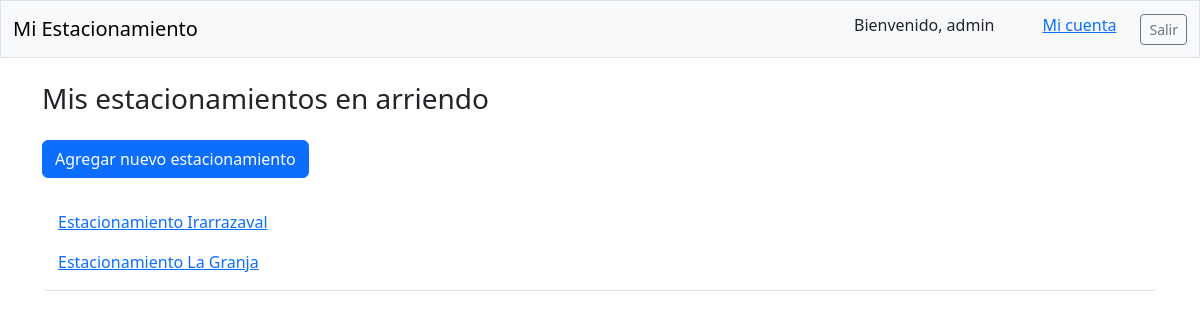
The page /estacionamientos/ (signed in) on the database as committed earlier.
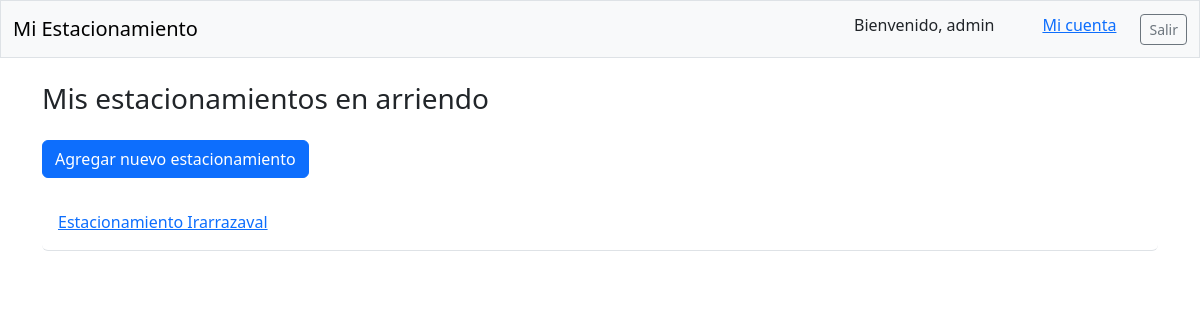
The same page on the database as committed later.
### mi_est_app/models.py (models this page shows, shortened)
class EnArriendo(models.Model):
    titulo = models.CharField(max_length=128)
    precio = models.CharField(max_length=100)
    fecha = models.DateTimeField(auto_now_add=True)
    tipo = models.CharField(max_length=128)
    desc = models.TextField()
    ancho = models.CharField(max_length=100)
    largo = models.CharField(max_length=100)
    owner = models.ForeignKey(User, on_delete=models.CASCADE)

### mi_est_app/views.py (the view)
# urls.py: path('estacionamientos/', views.estacionamientos, name='estacionamientos'),
@login_required
def estacionamientos(request):
    esta = EnArriendo.objects.filter(owner=request.user)
    context = {'esta': esta}
    return render(request, 'mi_est_app/estacionamientos.html', context)

### mi_est_app/templates/mi_est_app/estacionamientos.html
{% extends "mi_est_app/base.html" %}
{% load django_bootstrap5 %}
{% block page_header %}
    <h3>Mis estacionamientos en arriendo</h3>
{% endblock page_header %}
{% block content %}
    <form action="{% url 'mi_est_app:nuevo_estacionamiento' %}">
        {% bootstrap_button button_type="submit" content="Agregar nuevo estacionamiento" %}
    </form>
    <br>
    <ul class="list-group border-bottom pb-2 mb-4">
        {% for est in esta %}
            <li class="list-group-item border-0"><a href="{% url 'mi_est_app:estacionamiento' est.id %}">{{ est.titulo }}</a></li>
        {% empty %}
            <li>No hay estacionamientos registrados</li>
        {% endfor %}
    </ul>
{% endblock content %}

Rows that differ between the two databases and show on the page:
removed EnArriendo: titulo "Estacionamiento La Granja"
